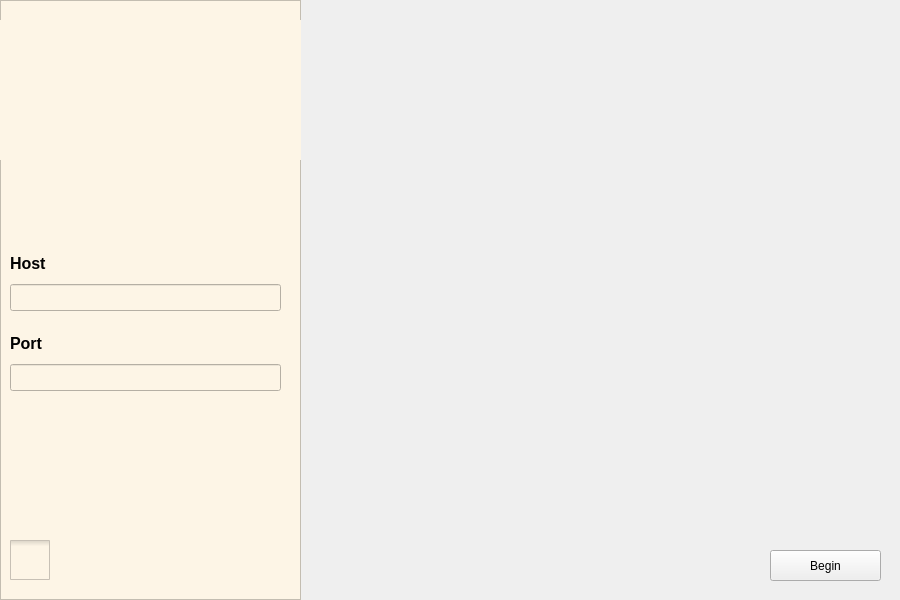
<?xml version="1.0" encoding="UTF-8"?>
<ui version="4.0">
 <class>FIrstWindow</class>
 <widget class="QMainWindow" name="FIrstWindow">
  <property name="geometry">
   <rect>
    <x>0</x>
    <y>0</y>
    <width>900</width>
    <height>600</height>
   </rect>
  </property>
  <property name="windowTitle">
   <string>FIrstWindow</string>
  </property>
  <widget class="QWidget" name="centralwidget">
   <widget class="QLabel" name="label">
    <property name="geometry">
     <rect>
      <x>299</x>
      <y>0</y>
      <width>601</width>
      <height>600</height>
     </rect>
    </property>
    <property name="text">
     <string/>
    </property>
    <property name="pixmap">
     <pixmap>../Desktop/Webp.net-resizeimage.jpg</pixmap>
    </property>
   </widget>
   <widget class="QFrame" name="frame">
    <property name="geometry">
     <rect>
      <x>0</x>
      <y>0</y>
      <width>301</width>
      <height>600</height>
     </rect>
    </property>
    <property name="styleSheet">
     <string notr="true">background-color: rgb(253,245,230);</string>
    </property>
    <property name="frameShape">
     <enum>QFrame::StyledPanel</enum>
    </property>
    <property name="frameShadow">
     <enum>QFrame::Plain</enum>
    </property>
    <widget class="QLabel" name="label_2">
     <property name="geometry">
      <rect>
       <x>0</x>
       <y>20</y>
       <width>301</width>
       <height>140</height>
      </rect>
     </property>
     <property name="text">
      <string/>
     </property>
     <property name="pixmap">
      <pixmap>../Desktop/0c2f66f43752d47fb49abeea0badf4.png</pixmap>
     </property>
    </widget>
    <widget class="QWidget" name="verticalLayoutWidget">
     <property name="geometry">
      <rect>
       <x>10</x>
       <y>250</y>
       <width>271</width>
       <height>61</height>
      </rect>
     </property>
     <layout class="QVBoxLayout" name="verticalLayout">
      <item>
       <widget class="QLabel" name="label_3">
        <property name="enabled">
         <bool>true</bool>
        </property>
        <property name="maximumSize">
         <size>
          <width>100</width>
          <height>30</height>
         </size>
        </property>
        <property name="text">
         <string>&lt;html&gt;&lt;head/&gt;&lt;body&gt;&lt;p&gt;&lt;span style=&quot; font-size:12pt; font-weight:600;&quot;&gt;Host&lt;/span&gt;&lt;/p&gt;&lt;/body&gt;&lt;/html&gt;</string>
        </property>
       </widget>
      </item>
      <item>
       <widget class="QLineEdit" name="lineEdit">
        <property name="enabled">
         <bool>true</bool>
        </property>
        <property name="maximumSize">
         <size>
          <width>500</width>
          <height>30</height>
         </size>
        </property>
       </widget>
      </item>
     </layout>
    </widget>
    <widget class="QWidget" name="verticalLayoutWidget_3">
     <property name="geometry">
      <rect>
       <x>10</x>
       <y>330</y>
       <width>271</width>
       <height>61</height>
      </rect>
     </property>
     <layout class="QVBoxLayout" name="verticalLayout_3">
      <item>
       <widget class="QLabel" name="label_4">
        <property name="enabled">
         <bool>true</bool>
        </property>
        <property name="maximumSize">
         <size>
          <width>100</width>
          <height>30</height>
         </size>
        </property>
        <property name="text">
         <string>&lt;html&gt;&lt;head/&gt;&lt;body&gt;&lt;p&gt;&lt;span style=&quot; font-size:12pt; font-weight:600;&quot;&gt;Port&lt;/span&gt;&lt;/p&gt;&lt;/body&gt;&lt;/html&gt;</string>
        </property>
       </widget>
      </item>
      <item>
       <widget class="QLineEdit" name="lineEdit_2">
        <property name="enabled">
         <bool>true</bool>
        </property>
        <property name="maximumSize">
         <size>
          <width>500</width>
          <height>30</height>
         </size>
        </property>
       </widget>
      </item>
     </layout>
    </widget>
    <widget class="QCheckBox" name="checkBox">
     <property name="geometry">
      <rect>
       <x>10</x>
       <y>530</y>
       <width>51</width>
       <height>61</height>
      </rect>
     </property>
     <property name="styleSheet">
      <string notr="true">QCheckBox::indicator{
	width: 40px;
	height: 40px;
}

QCheckBox::indicator:unchecked{
	image: url(&quot;/home/lucas/Desktop/switch.png&quot;);
}

QCheckBox::indicator:checked{
	image: url(&quot;/home/lucas/Desktop/off-button.png&quot;);
}</string>
     </property>
     <property name="text">
      <string/>
     </property>
    </widget>
   </widget>
   <widget class="QPushButton" name="pushButton">
    <property name="geometry">
     <rect>
      <x>770</x>
      <y>550</y>
      <width>111</width>
      <height>31</height>
     </rect>
    </property>
    <property name="text">
     <string>Begin</string>
    </property>
   </widget>
  </widget>
 </widget>
 <resources/>
 <connections/>
</ui>
